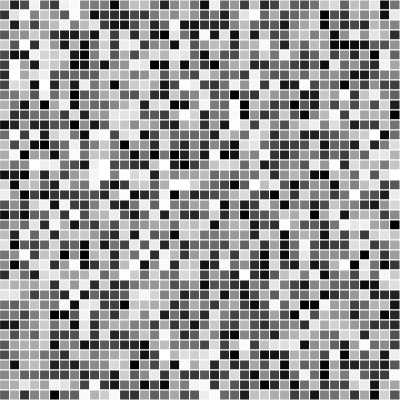
Frame 1 (no input)
Frame 60 (no input): identical to frame 1, image omitted
Frame 120 (the mouse pressed at the canvas centre since frame 60): identical to frame 1, image omitted

The p5.js sketch that drew this single still picture (run headless with seeded random() and noise() and a simulated clock; from frame 60 on, the mouse is pressed at the canvas centre):

// p5.js sketch
// ── sketch.js
function make2DArray(rows, cols) {
  let arr = new Array(rows);
  for (let i = 0; i < rows; i++) {
    arr[i] = new Array(cols);
  }
  return arr;
}

let grid;
let cols;
let rows;
let w = 10;


function setup() {
    createCanvas(400, 400);
    cols = width / w;
    rows = height / w;
    grid = make2DArray(rows, cols);
    for (let i = 0; i < rows; i++) {
        for (let j = 0; j < cols; j++) {
            grid[i][j] = random();       
        }
    }
}

function draw() {
    background(0);
    for (let i = 0; i < rows; i++) {
        for (let j = 0; j < cols; j++) {
            stroke(255);
            fill(grid[i][j]*255);
            let x = i * w;
            let y = j * w;
            square(x, y, w);
        }
    }
}
